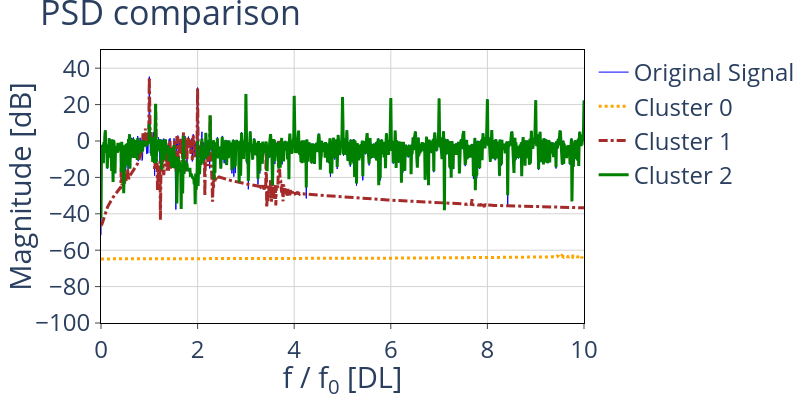
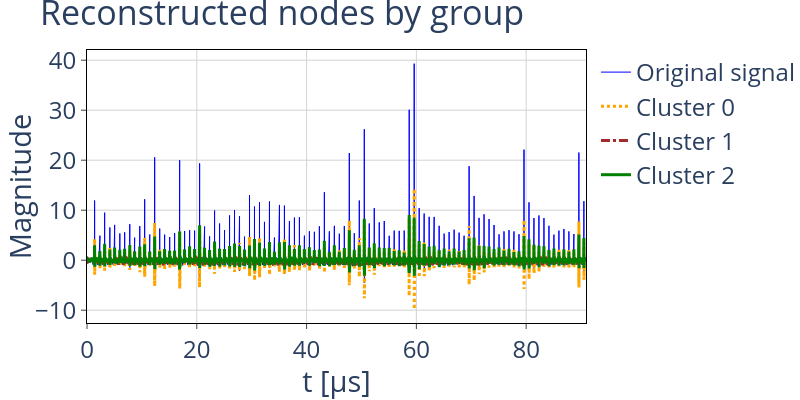

Notebook source saved alongside these figures, in order:
### Code cell
# Set clusters to None to plot all of them, otherwise, plot a list of int
fig = plot.plot_fft_by_group(
    tr_obj, labels_sorted, sampling_rate,
    clusters=None,
    xlims=[0,fft_lim],
    ylims=[-100,50],
    fundamental_freq=frequency,
    freq_threshold=freq_threshold,
    fig_height=Fig_Height,
    fig_width=Fig_Width,
    plot_full_reconstruction=False,
)

fig = plot.plot_reconstructions_by_group(
    tr_obj, labels_sorted, t_plot, freq_threshold,
    fig_height=Fig_Height,
    fig_width=Fig_Width,
)

### Figure 1 — Plotly figure (JSON) as saved in the notebook; plotly's stock layout.template omitted (floating-point values rounded to 4 significant figures; data arrays with more than 128 entries replaced by an {"elided": "..."} marker saying what was removed)
{"data": [{"line": {"color": "blue", "dash": "solid", "width": 1}, "mode": "lines", "name": "Original Signal", "type": "scatter", "x": {"elided": "9090 float values"}, "y": {"elided": "9090 float values"}}, {"line": {"color": "orange", "dash": "dot", "width": 3}, "mode": "lines", "name": "Cluster 0", "type": "scatter", "x": {"elided": "9090 float values"}, "y": {"elided": "9090 float values"}}, {"line": {"color": "brown", "dash": "dashdot", "width": 3}, "mode": "lines", "name": "Cluster 1", "type": "scatter", "x": {"elided": "9090 float values"}, "y": {"elided": "9090 float values"}}, {"line": {"color": "green", "dash": "solid", "width": 3}, "mode": "lines", "name": "Cluster 2", "type": "scatter", "x": {"elided": "9090 float values"}, "y": {"elided": "9090 float values"}}], "layout": {"font": {"size": 24}, "height": 400, "legend": {"font": {"size": 24}, "title": {"text": ""}, "traceorder": "normal"}, "margin": {"b": 0, "l": 0, "r": 0, "t": 50}, "plot_bgcolor": "white", "title": {"text": "PSD comparison"}, "width": 800, "xaxis": {"gridcolor": "lightgrey", "linecolor": "black", "mirror": true, "range": [0, 10], "showline": true, "tickfont": {"size": 24}, "ticks": "outside", "title": {"text": "f / f<sub>0</sub> [DL]"}}, "yaxis": {"gridcolor": "lightgrey", "linecolor": "black", "mirror": true, "range": [-100, 50], "showline": true, "tickfont": {"size": 24}, "ticks": "outside", "title": {"text": "Magnitude [dB]"}}}}

### Figure 2 — Plotly figure (JSON) as saved in the notebook; plotly's stock layout.template omitted (floating-point values rounded to 4 significant figures; data arrays with more than 128 entries replaced by an {"elided": "..."} marker saying what was removed)
{"data": [{"line": {"color": "blue", "dash": "solid", "width": 1}, "mode": "lines", "name": "Original signal", "type": "scatter", "x": {"elided": "18181 float values"}, "y": {"elided": "18181 float values"}}, {"line": {"color": "orange", "dash": "dot", "width": 3}, "mode": "lines", "name": "Cluster 0", "type": "scatter", "x": {"elided": "18181 float values"}, "y": {"elided": "18181 float values"}}, {"line": {"color": "brown", "dash": "dashdot", "width": 3}, "mode": "lines", "name": "Cluster 1", "type": "scatter", "x": {"elided": "18181 float values"}, "y": {"elided": "18181 float values"}}, {"line": {"color": "green", "dash": "solid", "width": 3}, "mode": "lines", "name": "Cluster 2", "type": "scatter", "x": {"elided": "18181 float values"}, "y": {"elided": "18181 float values"}}], "layout": {"font": {"size": 24}, "height": 400, "legend": {"font": {"size": 24}, "title": {"text": ""}, "traceorder": "normal"}, "margin": {"b": 0, "l": 0, "r": 0, "t": 50}, "plot_bgcolor": "white", "title": {"text": "Reconstructed nodes by group"}, "width": 800, "xaxis": {"gridcolor": "lightgrey", "linecolor": "black", "mirror": true, "showline": true, "tickfont": {"size": 24}, "ticks": "outside", "title": {"text": "t [&mu;s]"}}, "yaxis": {"gridcolor": "lightgrey", "linecolor": "black", "mirror": true, "showline": true, "tickfont": {"size": 24}, "ticks": "outside", "title": {"text": "Magnitude"}}}}
